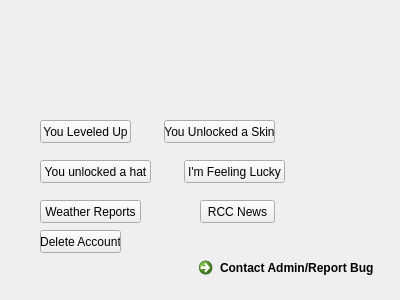
<?xml version="1.0" encoding="UTF-8"?>
<ui version="4.0">
 <class>Dialog</class>
 <widget class="QDialog" name="Dialog">
  <property name="geometry">
   <rect>
    <x>0</x>
    <y>0</y>
    <width>400</width>
    <height>300</height>
   </rect>
  </property>
  <property name="windowTitle">
   <string>Dialog</string>
  </property>
  <widget class="QCommandLinkButton" name="commandLinkButton">
   <property name="geometry">
    <rect>
     <x>191</x>
     <y>250</y>
     <width>201</width>
     <height>41</height>
    </rect>
   </property>
   <property name="text">
    <string>Contact Admin/Report Bug</string>
   </property>
  </widget>
  <widget class="QPushButton" name="pushButton">
   <property name="geometry">
    <rect>
     <x>40</x>
     <y>120</y>
     <width>91</width>
     <height>23</height>
    </rect>
   </property>
   <property name="text">
    <string>You Leveled Up</string>
   </property>
  </widget>
  <widget class="QPushButton" name="pushButton_2">
   <property name="geometry">
    <rect>
     <x>164</x>
     <y>120</y>
     <width>111</width>
     <height>23</height>
    </rect>
   </property>
   <property name="text">
    <string>You Unlocked a Skin</string>
   </property>
  </widget>
  <widget class="QPushButton" name="pushButton_3">
   <property name="geometry">
    <rect>
     <x>40</x>
     <y>160</y>
     <width>111</width>
     <height>23</height>
    </rect>
   </property>
   <property name="text">
    <string>You unlocked a hat</string>
   </property>
  </widget>
  <widget class="QPushButton" name="pushButton_4">
   <property name="geometry">
    <rect>
     <x>184</x>
     <y>160</y>
     <width>101</width>
     <height>23</height>
    </rect>
   </property>
   <property name="text">
    <string>I'm Feeling Lucky</string>
   </property>
  </widget>
  <widget class="QPushButton" name="pushButton_5">
   <property name="geometry">
    <rect>
     <x>40</x>
     <y>200</y>
     <width>101</width>
     <height>23</height>
    </rect>
   </property>
   <property name="text">
    <string>Weather Reports</string>
   </property>
  </widget>
  <widget class="QPushButton" name="pushButton_6">
   <property name="geometry">
    <rect>
     <x>200</x>
     <y>200</y>
     <width>75</width>
     <height>23</height>
    </rect>
   </property>
   <property name="text">
    <string>RCC News</string>
   </property>
  </widget>
  <widget class="QPushButton" name="pushButton_7">
   <property name="geometry">
    <rect>
     <x>40</x>
     <y>230</y>
     <width>81</width>
     <height>23</height>
    </rect>
   </property>
   <property name="text">
    <string>Delete Account</string>
   </property>
  </widget>
 </widget>
 <resources/>
 <connections/>
</ui>
